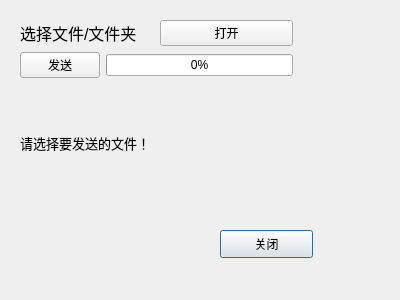
<?xml version="1.0" encoding="UTF-8"?>
<ui version="4.0">
 <class>server</class>
 <widget class="QDialog" name="server">
  <property name="geometry">
   <rect>
    <x>0</x>
    <y>0</y>
    <width>400</width>
    <height>300</height>
   </rect>
  </property>
  <property name="windowTitle">
   <string>发送</string>
  </property>
  <widget class="QPushButton" name="sCloseBtn">
   <property name="geometry">
    <rect>
     <x>220</x>
     <y>230</y>
     <width>93</width>
     <height>28</height>
    </rect>
   </property>
   <property name="text">
    <string>关闭</string>
   </property>
  </widget>
  <widget class="QWidget" name="widget" native="true">
   <property name="geometry">
    <rect>
     <x>20</x>
     <y>20</y>
     <width>273</width>
     <height>181</height>
    </rect>
   </property>
   <layout class="QVBoxLayout" name="verticalLayout">
    <item>
     <layout class="QHBoxLayout" name="horizontalLayout">
      <item>
       <widget class="QLabel" name="label_2">
        <property name="font">
         <font>
          <pointsize>12</pointsize>
         </font>
        </property>
        <property name="text">
         <string>选择文件/文件夹</string>
        </property>
       </widget>
      </item>
      <item>
       <widget class="QPushButton" name="sOpenBtn">
        <property name="text">
         <string>打开</string>
        </property>
       </widget>
      </item>
     </layout>
    </item>
    <item>
     <layout class="QHBoxLayout" name="horizontalLayout_2">
      <item>
       <widget class="QPushButton" name="sSendBtn">
        <property name="text">
         <string>发送</string>
        </property>
       </widget>
      </item>
      <item>
       <widget class="QProgressBar" name="progressBar">
        <property name="value">
         <number>0</number>
        </property>
       </widget>
      </item>
     </layout>
    </item>
    <item>
     <widget class="QLabel" name="sStatusLbl">
      <property name="font">
       <font>
        <pointsize>10</pointsize>
       </font>
      </property>
      <property name="text">
       <string>请选择要发送的文件！</string>
      </property>
     </widget>
    </item>
   </layout>
  </widget>
 </widget>
 <resources/>
 <connections/>
</ui>
